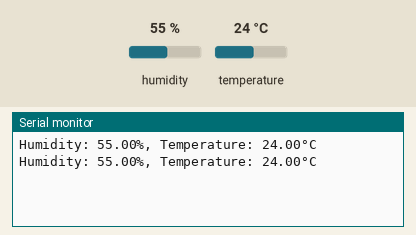
Recording of a sketch running on a simulated Arduino Uno, built with avr-gcc and run on an emulated ATmega328P. On the bench: the last lines printed to the serial monitor. The test bench sets the inputs (shaded band); at power-on: humidity 55 %, temperature 24 °C.

Above: at 4.8 s.
4.9 s: humidity set to 22 %
At 7.5 s:
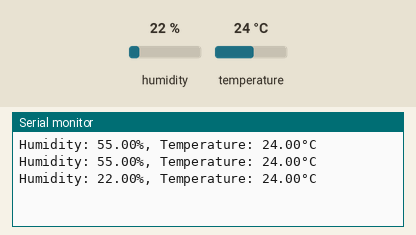
7.9 s: temperature set to 12 °C
At 8.8 s:
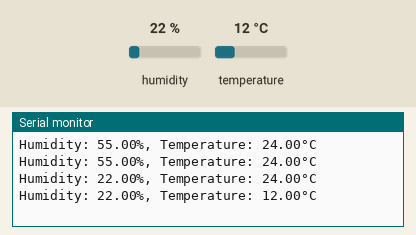
10.9 s: humidity set to 40 %
At 13.6 s:
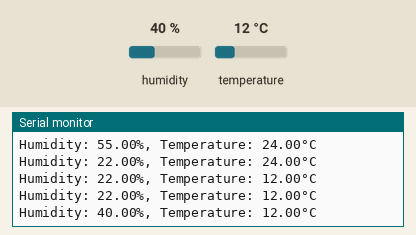
Timing chart, 0 to 15.1 s (numbered marks = the images above; inputs shaded):
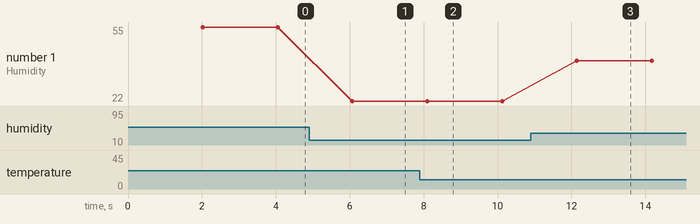

The sketch:

DHTtemp-humi.ino
```cpp
#include <DHT.h>

const int DHTpin = 2; // DHT传感器引脚
const int DHTtype = DHT11;  // DHT传感器类型

DHT dht(DHTpin, DHTtype); // 创建DHT传感器对象

float tempC;// 摄氏温度变量
float tempF; // 华氏温度变量
float humi;

void setup() {
    Serial.begin(9600);
    dht.begin();
}
void loop() {
    delay(2000); // 等待2秒以获取稳定的读数
    float h = dht.readHumidity(); // 读取湿度
    float t = dht.readTemperature(); // 读取摄氏温度

    // 检查是否有读取错误
    if (isnan(h) || isnan(t)) {
        Serial.println("Failed to read from DHT sensor!");
        return;
    }

    Serial.print("Humidity: ");
    Serial.print(h);
    Serial.print("%, Temperature: ");
    Serial.print(t);
    Serial.println("°C");
}
```

Measured:
- after the input at 4.9 s, the serial monitor: prints a new line after 1.2 s (image 1)
- after the input at 7.9 s, the serial monitor: prints a new line after 0.20 s (image 2)
- after the input at 10.9 s, the serial monitor: prints a new line after 1.2 s (image 3)
- plotted number 1: 55 → 22 after the input at 4.9 s, 22 → 40 after the input at 10.9 s
